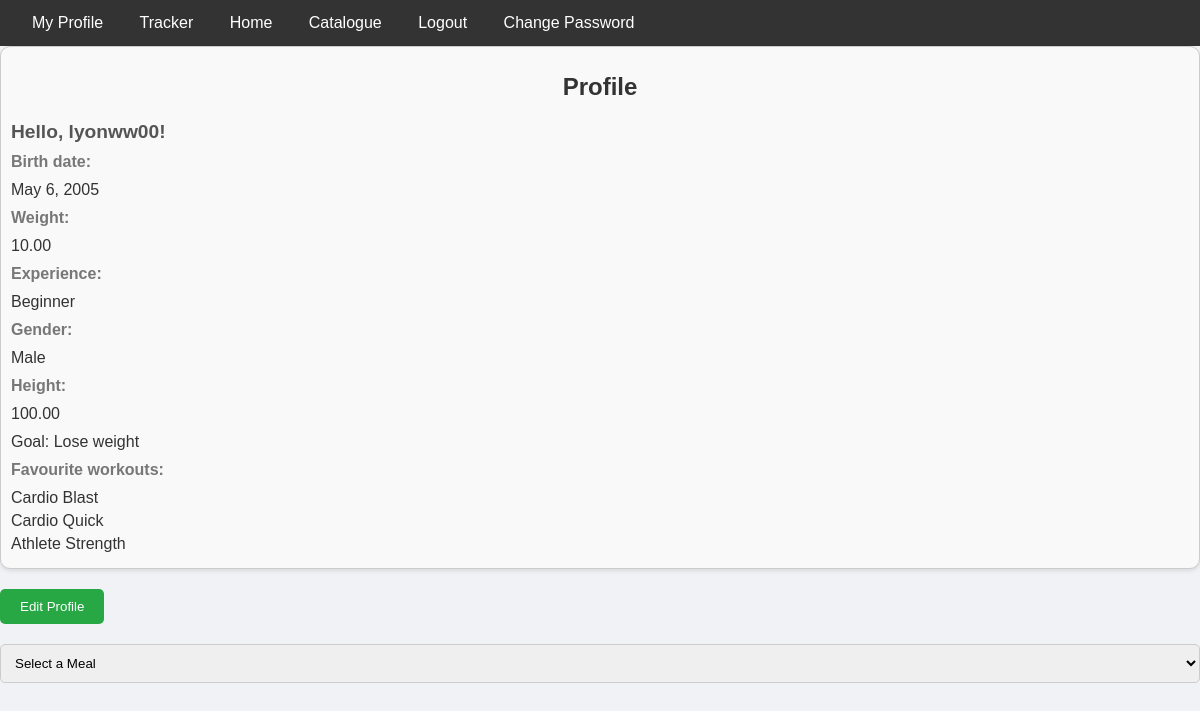
Before: /fitnessTracker/profile/ (signed in) with the older database file.
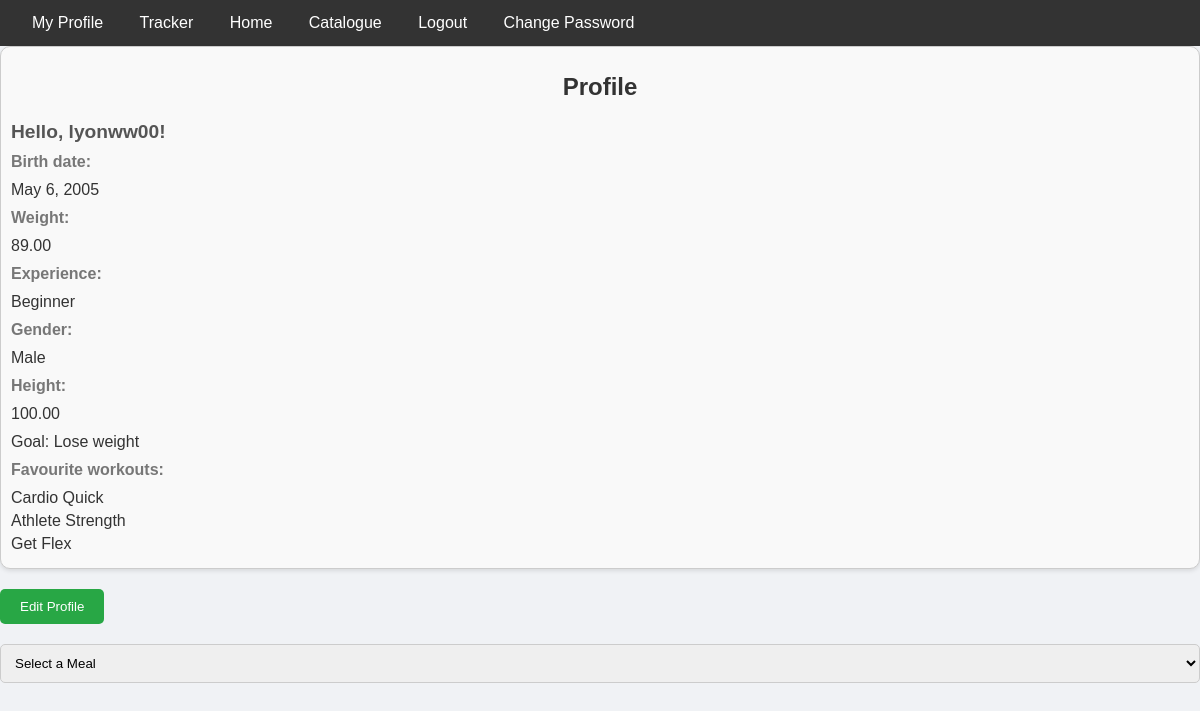
After: the same page with the newer database file.
### fitnessTracker/models.py (models this page shows, shortened)
class UserProfile(models.Model):
    user = models.OneToOneField(User, on_delete=models.CASCADE)
    BEGINNER = "Beginner"
    INTERMEDIATE = "Intermediate"
    EXPERT = "Expert"
    EXERCISE_CHOICES = [
        (BEGINNER, "Beginner"),
        (INTERMEDIATE, "Intermediate"),
        (EXPERT, "Expert")
    ]
    MALE = "Male"
    FEMALE = "Female"
    GENDER_CHOICES = [
        (MALE, "Male"),
        (FEMALE, "Female")
    ]
    LOSE_WEIGHT = "Lose weight"
    MAINTAIN_WEIGHT = "Maintain weight"
    GAIN_WEIGHT = "Gain weight"
    GOAL_CHOICES = [
       (LOSE_WEIGHT, "Lose weight"),
       (MAINTAIN_WEIGHT, "Maintain weight"),
       (GAIN_WEIGHT, "Gain weight")
    ]
    birth_date = models.DateField(null=True, blank=True)
    gender = models.CharField(max_length=20, choices=GENDER_CHOICES, null=True, blank=True)
    experience = models.CharField(max_length=20, choices=EXERCISE_CHOICES, default=BEGINNER)
    weight = models.DecimalField(max_digits=10, decimal_places=2, null=True, blank=True)
    height = models.DecimalField(max_digits=10, decimal_places=2, null=True, blank=True)
    goal = models.CharField(max_length=20, choices=GOAL_CHOICES, null=True, blank=True)
    favourites = models.ManyToManyField(Workout)

class Workout(models.Model):
    CARDIO = "Cardio"
    STRENGTH = "Strength"
    FLEXIBILITY = "Flexibility"
    BALANCE = "Balance"
    EXERCISE_CHOICES = [
        (CARDIO, "Cardio"),
        (STRENGTH, "Strength"),
        (FLEXIBILITY, "Flexibility"),
        (BALANCE, "Balance"),
    ]
    name = models.CharField(max_length=128)
    exercise_type = models.CharField(max_length=20, choices=EXERCISE_CHOICES, default=CARDIO)
    duration = models.IntegerField(default=0)
    slug = models.SlugField(unique=True)
    class Meta:
        verbose_name_plural = 'Workouts'

### fitnessTracker/views.py (the view)
# urls.py: path('profile/', views.profile, name='profile'),
@login_required
def profile(request):
    context_dict ={}
    user = request.user
    context_dict['user'] = user
    context_dict['userProfile'] = UserProfile.objects.get(user = user)
    context_dict['meals'] = Meal.objects.filter(user=request.user)
    return render(request, 'fitnessTracker/profile.html', context=context_dict)

### templates/fitnessTracker/profile.html (shortened to what this page needs)
<!DOCTYPE html>
<html>
    {% extends 'fitnessTracker/base.html' %}
    {% load static %}
    {% block body_block %}
        <div class="profile-section">
            <h1>Profile</h1>
            <h2>Hello, {{ user.username }}!</h2>
            <h4>Birth date:</h4><p id="birth_date">{{ userProfile.birth_date }}</p>
            <h4>Weight:</h4><p id="weight">{{ userProfile.weight }}</p>
            <h4>Experience:</h4><p id="experience">{{ userProfile.experience }}</p>
            <h4>Gender:</h4><p id="gender">{{ userProfile.gender }}</p>
            <h4>Height:</h4><p id="height">{{ userProfile.height }}</p>
            <p id="goal">Goal: {{ userProfile.goal }}</p>
            <h4>Favourite workouts:</h4>
            <ul>
                {% for workout in userProfile.favourites.all %}
                    <li>{{ workout.name }}</li>
                {% endfor %}
            </ul>
        </div>
        <button id="edit">Edit Profile</button>
        <div class="meal-section">
            <select id="meal-select">
                <option value="">Select a Meal</option>
            </select>
        </div>
    {% endblock %}

Changed rows visible on the page:
no longer on this page (row unchanged): Workout: name "Cardio Blast"
changed UserProfile "Beginner": weight "10.00" → "89.00"
now on this page (row unchanged): Workout: name "Get Flex"
